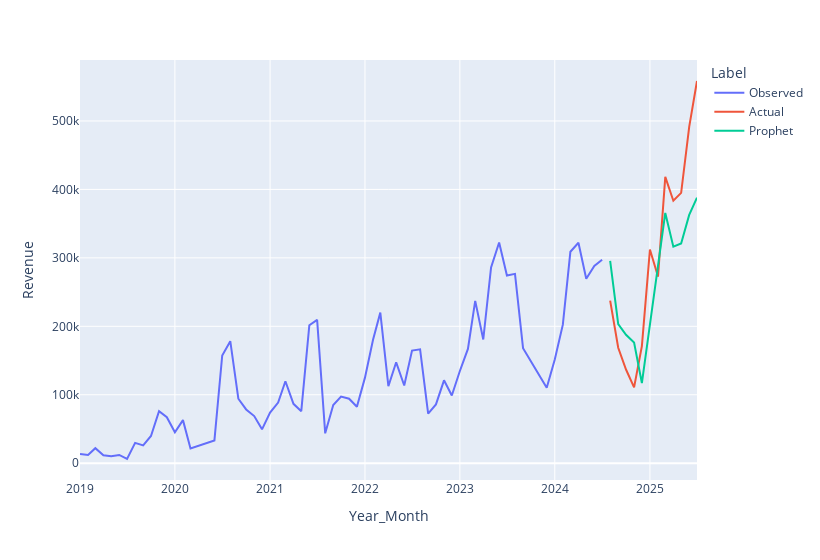

Notebook cell for this chart:
### Code cell
px.line(pd.concat((train,test, prophet_forecast)), y="Revenue", color="Label", width=820)
